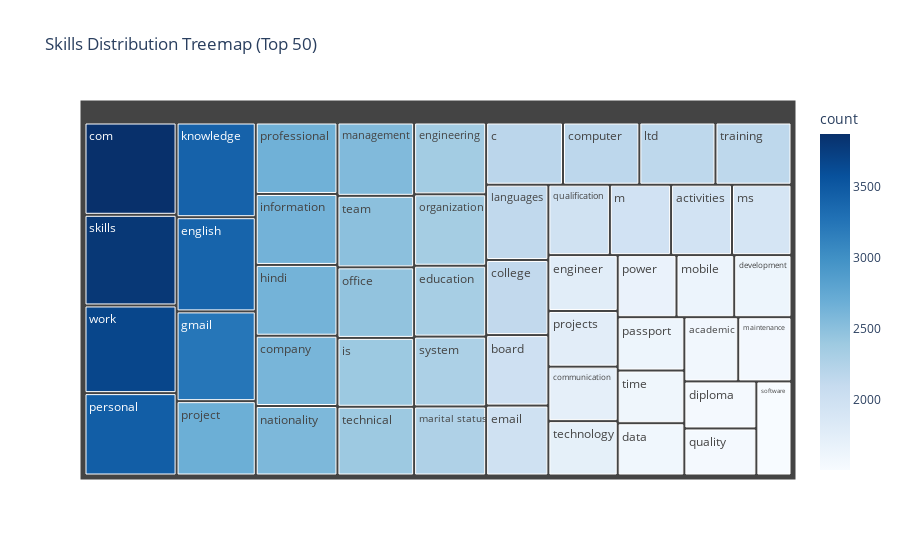

Source (notebook cell):
### Code cell
if skill_counts:
    skills_df = pd.DataFrame({
        'skill': list(skill_counts.keys()),
        'count': list(skill_counts.values())
    }).sort_values('count', ascending=False).head(50)

    fig = px.treemap(skills_df,
                     path=['skill'],
                     values='count',
                     title='Skills Distribution Treemap (Top 50)',
                     color='count',
                     color_continuous_scale='Blues')
    fig.show()

### Figure 1 — Plotly figure (JSON) as saved in the notebook; plotly's stock layout.template omitted (floating-point values rounded to 4 significant figures)
{"data": [{"branchvalues": "total", "customdata": [[3874.0], [3805.0], [3679.0], [3458.0], [3417.0], [3399.0], [3238.0], [2683.0], [2661.0], [2643.0], [2636.0], [2617.0], [2588.0], [2562.0], [2499.0], [2465.0], [2406.0], [2401.0], [2358.0], [2344.0], [2327.0], [2294.0], [2266.0], [2179.0], [2164.0], [2158.0], [2155.0], [2136.0], [2130.0], [2000.0], [1984.0], [1974.0], [1963.0], [1956.0], [1909.0], [1766.0], [1758.0], [1722.0], [1718.0], [1664.0], [1633.0], [1621.0], [1620.0], [1601.0], [1588.0], [1577.0], [1558.0], [1545.0], [1544.0], [1506.0]], "domain": {"x": [0, 1], "y": [0, 1]}, "hovertemplate": "labels=%{label}<br>count_sum=%{value}<br>parent=%{parent}<br>id=%{id}<br>count=%{color}<extra></extra>", "ids": ["com", "skills", "work", "personal", "knowledge", "english", "gmail", "project", "professional", "information", "hindi", "company", "nationality", "management", "team", "office", "is", "technical", "engineering", "organization", "education", "system", "marital status", "c", "computer", "ltd", "training", "languages", "college", "board", "email", "qualification", "m", "activities", "ms", "engineer", "projects", "communication", "technology", "power", "mobile", "development", "passport", "time", "data", "academic", "maintenance", "diploma", "quality", "software"], "labels": ["com", "skills", "work", "personal", "knowledge", "english", "gmail", "project", "professional", "information", "hindi", "company", "nationality", "management", "team", "office", "is", "technical", "engineering", "organization", "education", "system", "marital status", "c", "computer", "ltd", "training", "languages", "college", "board", "email", "qualification", "m", "activities", "ms", "engineer", "projects", "communication", "technology", "power", "mobile", "development", "passport", "time", "data", "academic", "maintenance", "diploma", "quality", "software"], "marker": {"coloraxis": "coloraxis", "colors": [3874.0, 3805.0, 3679.0, 3458.0, 3417.0, 3399.0, 3238.0, 2683.0, 2661.0, 2643.0, 2636.0, 2617.0, 2588.0, 2562.0, 2499.0, 2465.0, 2406.0, 2401.0, 2358.0, 2344.0, 2327.0, 2294.0, 2266.0, 2179.0, 2164.0, 2158.0, 2155.0, 2136.0, 2130.0, 2000.0, 1984.0, 1974.0, 1963.0, 1956.0, 1909.0, 1766.0, 1758.0, 1722.0, 1718.0, 1664.0, 1633.0, 1621.0, 1620.0, 1601.0, 1588.0, 1577.0, 1558.0, 1545.0, 1544.0, 1506.0]}, "name": "", "parents": ["", "", "", "", "", "", "", "", "", "", "", "", "", "", "", "", "", "", "", "", "", "", "", "", "", "", "", "", "", "", "", "", "", "", "", "", "", "", "", "", "", "", "", "", "", "", "", "", "", ""], "type": "treemap", "values": [3874.0, 3805.0, 3679.0, 3458.0, 3417.0, 3399.0, 3238.0, 2683.0, 2661.0, 2643.0, 2636.0, 2617.0, 2588.0, 2562.0, 2499.0, 2465.0, 2406.0, 2401.0, 2358.0, 2344.0, 2327.0, 2294.0, 2266.0, 2179.0, 2164.0, 2158.0, 2155.0, 2136.0, 2130.0, 2000.0, 1984.0, 1974.0, 1963.0, 1956.0, 1909.0, 1766.0, 1758.0, 1722.0, 1718.0, 1664.0, 1633.0, 1621.0, 1620.0, 1601.0, 1588.0, 1577.0, 1558.0, 1545.0, 1544.0, 1506.0]}], "layout": {"coloraxis": {"colorbar": {"title": {"text": "count"}}, "colorscale": [[0, "rgb(247,251,255)"], [0.125, "rgb(222,235,247)"], [0.25, "rgb(198,219,239)"], [0.375, "rgb(158,202,225)"], [0.5, "rgb(107,174,214)"], [0.625, "rgb(66,146,198)"], [0.75, "rgb(33,113,181)"], [0.875, "rgb(8,81,156)"], [1, "rgb(8,48,107)"]]}, "legend": {"tracegroupgap": 0}, "title": {"text": "Skills Distribution Treemap (Top 50)"}}}
